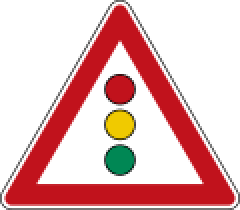
#> input picture test_images/1.png, 120 x 105 px (shown 2 times larger); its folder holds only this picture in this run
$ jupyter execute --allow-errors process_test_images.ipynb   (shell and % lines are left out)
#> lines starting #> are read from the running program, lines starting #| are printed output that depends on the picture
[cell 1]
import numpy as np
import cv2
import os
import matplotlib.pylab as plt
import matplotlib.image as mpimg
from six.moves import cPickle as pickle

[cell 2]
path = 'test_images/'
images = ['{}'.format(path)+image for image in os.listdir(path) if image.endswith('jpg') or image.endswith('png')]
images.sort()
processed = []

[cell 3]
print(images)

[cell 4]
image_1 = mpimg.imread(images[0])
#> image_1 is the input picture: shape (105, 120, 4) float32; mean R, G, B, A 0.459, 0.28, 0.278, 0.56
image_1 = cv2.resize(image_1, (32,32))
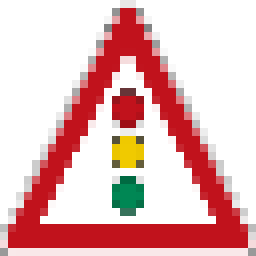
#> image_1: shape (32, 32, 4) float32 (shown 8 times larger); mean R, G, B, A 0.466, 0.29, 0.288, 0.561; transparent parts drawn white
image_1 = cv2.cvtColor(image_1, cv2.COLOR_RGBA2RGB)
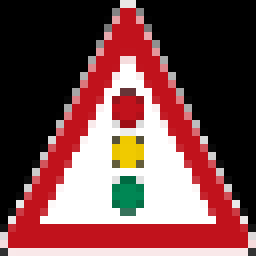
#> image_1: shape (32, 32, 3) float32 (shown 8 times larger); mean R, G, B 0.466, 0.29, 0.288
image_1 = (image_1*255).astype(np.uint8)
processed.append(image_1)
plt.imshow(image_1);

#> (a cell that did not finish here is left out)

#> (a cell that did not finish here is left out)

#> (a cell that did not finish here is left out)

#> (a cell that did not finish here is left out)

#> (a cell that did not finish here is left out)

[cell 10]
test_data = np.array(processed, dtype=np.uint8)

[cell 11]
with open('new_test.p', 'wb') as test_file:
    pickle.dump(test_data, test_file)
#> (this line was passed over: six is not available in this run)

$ run again, on test_images/5.jpg
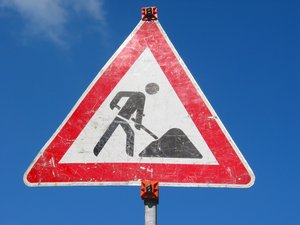
#> input picture test_images/5.jpg, 300 x 225 px
#> image_1 is the input picture: shape (225, 300, 3); mean R, G, B 94.3, 110.4, 157.2
#> `image_1 = cv2.resize(image_1, (32,32))`:
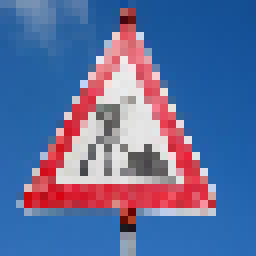
#> image_1: shape (32, 32, 3) (shown 8 times larger); mean R, G, B 94.5, 109.5, 156.4
#> `image_1 = (image_1*255).astype(np.uint8)`:
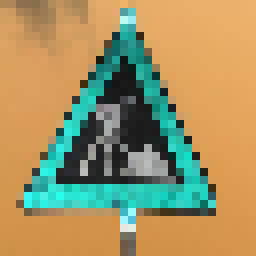
#> image_1: shape (32, 32, 3) (shown 8 times larger); mean R, G, B 161.5, 146.5, 99.6
